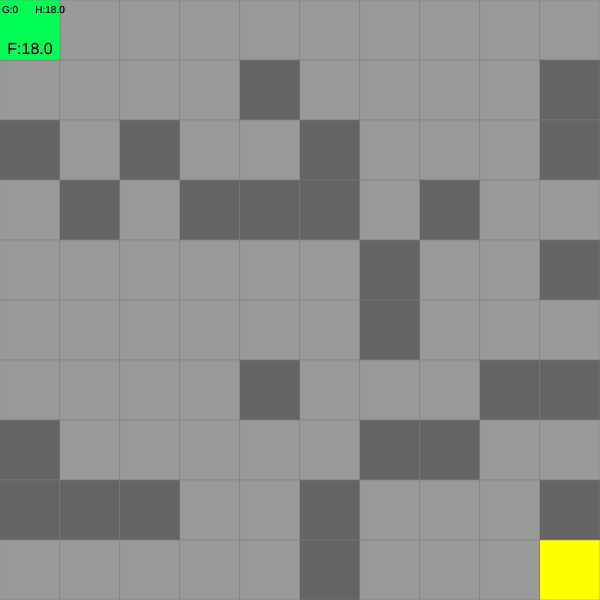
Frame 1 (no input)
Frame 60 (no input): identical to frame 1, image omitted
Frame 120 (the mouse pressed at the canvas centre since frame 60): identical to frame 1, image omitted

The p5.js sketch that drew this single still picture (run headless with seeded random() and noise() and a simulated clock; from frame 60 on, the mouse is pressed at the canvas centre):

// p5.js sketch
// ── sketch.js
const cols = rows = 10;
let spots = [];
let start, end, pathIsFound, path, openSet, closedSet;
let forwardButton, resetButton;
let diagonalCheckBox, diagonal = false;

function setup() {
	createCanvas(600, 600);
	textAlign(CENTER, CENTER);
	rectMode(CENTER);
	displayDensity(pixelDensity());

	path = [];
	openSet = [start];
	closedSet = [];
	loop();

	spots = [];
	for (let i = 0; i < cols; i++) {
		let col = [];
		for (let j = 0; j < rows; j++) {
			col.push(new Spot(i, j));
		}
		spots.push(col);
	}
	start = spots[0][0];
	end = spots[cols - 1][rows - 1];

	for (let i = 0; i < cols; i++) {
		for (let j = 0; j < rows; j++) {
			if (spots[i][j] != start && spots[i][j] != end) {
				spots[i][j].addWall();
			}
		}
	}

	for (let i = 0; i < cols; i++) {
		for (let j = 0; j < rows; j++) {
			spots[i][j].addNeighbors(spots);
		}
	}

	pathIsFound = false;
	path = [];
	openSet = [start];
	closedSet = [];
	start.g = 0;
	start.h = heuristic(start, end);
	start.f	= start.g + start.h;

	if (!forwardButton) {
		forwardButton = createButton('Next Step');
		forwardButton.position(width + 10, 10);
		forwardButton.mousePressed(stepForward);

		resetButton = createButton('Reset');
		resetButton.position(width + 10, 40);
		resetButton.mousePressed(setup);

		diagonalCheckBox = createCheckbox('Diagonal', diagonal);
		diagonalCheckBox.position(width + 10, 70);
		diagonalCheckBox.changed(() => {
			diagonal = !diagonal;
		});
	}
}

function draw() {
	background(51);

	for (let i = 0; i < cols; i++) {
		for (let j = 0; j < rows; j++) {
			if (openSet.includes(spots[i][j]))
				spots[i][j].show('#99FF99');
			else if (closedSet.includes(spots[i][j]))
				spots[i][j].show('#FF9999');
			else
				spots[i][j].show('#999999');
		}
	}

	for (let spot of path) {
		spot.show('#FF00FF');
	}
	start.show('#00FFFF');
	end.show('#FFFF00');
	if (openSet.length > 0 && !pathIsFound) {
		const lowestIndex = openSet.reduce((min, p, i) => (p.f < openSet[min].f ? i : min), 0);
		const current = openSet[lowestIndex];
		current.show('#00FF55');
	}
}

function heuristic(a, b) {
	if (!diagonal) return abs(a.i - b.i) + abs(a.j - b.j);
	else return dist(a.i, a.j, b.i, b.j);
}

function removeFromArray(arr, elem) {
	for (let i = arr.length - 1; i >= 0; i--) {
		if (arr[i] == elem) {
			arr.splice(i, 1);
		}
	}
}

function keyPressed() {
	if (key == ' ')
		stepForward();
	else if (key == 'r')
		setup();

}

function stepForward() {
	if (openSet.length > 0 && !pathIsFound) {
		const lowestIndex = openSet.reduce((min, p, i) => (p.f < openSet[min].f ? i : min), 0);
		const current = openSet[lowestIndex];

		if (current === end) {
			pathIsFound = true;
			console.log('Arrived at the end!');
			path = [current];
			let temp = current;
			while (temp.previous) {
				path.push(temp.previous);
				temp = temp.previous;
			}
			console.log('Path is found!');
		} else {
			removeFromArray(openSet, current);
			closedSet.push(current);

			for (let neighbor of current.neighbors) {
				if (!closedSet.includes(neighbor) && !neighbor.wall) {
					let tentativeG = current.g + 1;

					if (openSet.includes(neighbor)) {
						if (tentativeG < neighbor.g) {
							neighbor.g = tentativeG;
						}
					} else {
						neighbor.g = tentativeG;
						openSet.push(neighbor);
					}

					neighbor.h = heuristic(neighbor, end);
					neighbor.f = neighbor.g + neighbor.h;
					neighbor.previous = current;
				}
			}
		}
	}
}


class Spot {
	constructor(i, j) {
		this.Width = width / cols;
		this.Height = height / rows;
		this.i = i;
		this.j = j;
		this.x = i * this.Width + this.Width / 2;
		this.y = j * this.Height + this.Height / 2;
		this.wall = false;
		this.neighbors = [];
		this.g = Infinity;
		this.h = 0;
		this.f = 0;
		this.previous = null;
	}

	show(color) {
		strokeWeight(0.5);
		stroke(127);
		if (this.wall) {
			fill(100);
		} else {
			fill(color);
		}
		rect(this.x, this.y, this.Width, this.Height);
		fill(0);
		if (openSet.includes(this) || closedSet.includes(this)) {
			textSize(10);
			text("G:" + nfc(this.g, 0), this.x - this.Width / 3, this.y - this.Height / 3);
			text("H:" + nfc(this.h, 1), this.x + this.Width / 3, this.y - this.Height / 3);
			textSize(16);
			text("F:" + nfc(this.f, 1), this.x, this.y + this.Height / 3);
		}
	}

	addWall() {
		this.wall = random(1) < 0.25;
	}

	addNeighbors(spots) {
		if (this.wall) return;
		const { i, j } = this;
		if (i > 0 && !spots[i - 1][j].wall) this.neighbors.push(spots[i - 1][j]);
		if (i < cols - 1 && !spots[i + 1][j].wall) this.neighbors.push(spots[i + 1][j]);
		if (j > 0 && !spots[i][j - 1].wall) this.neighbors.push(spots[i][j - 1]);
		if (j < rows - 1 && !spots[i][j + 1].wall) this.neighbors.push(spots[i][j + 1]);

		if (diagonal) {
			if (i > 0 && j > 0 && !spots[i - 1][j - 1].wall) this.neighbors.push(spots[i - 1][j - 1]);
			if (i < cols - 1 && j > 0 && !spots[i + 1][j - 1].wall) this.neighbors.push(spots[i + 1][j - 1]);
			if (i > 0 && j < rows - 1 && !spots[i - 1][j + 1].wall) this.neighbors.push(spots[i - 1][j + 1]);
			if (i < cols - 1 && j < rows - 1 && !spots[i + 1][j + 1].wall) this.neighbors.push(spots[i + 1][j + 1]);
		}

	}


}
